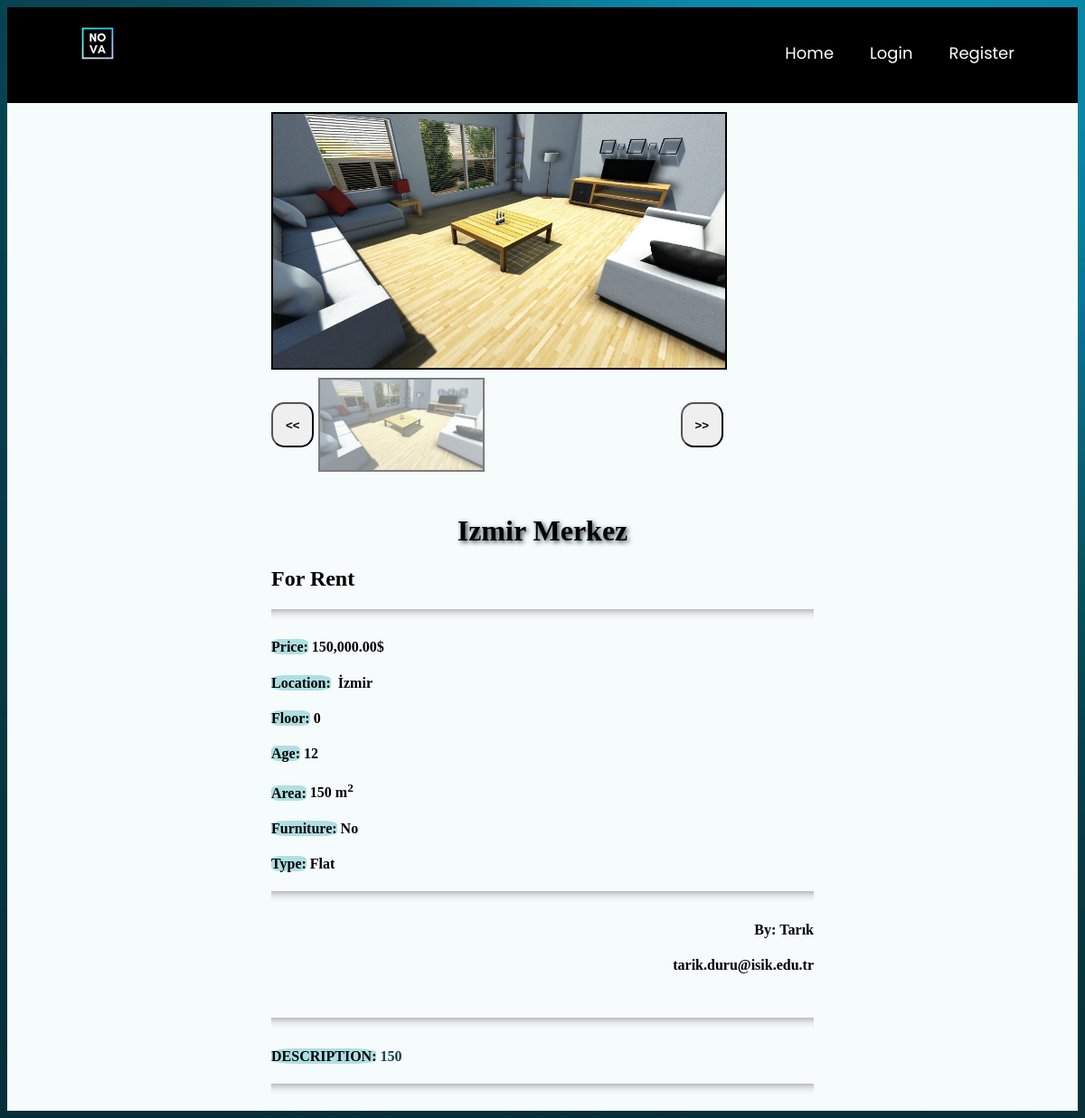
The app's page /product_details/64 with its own data.
### main/models.py (models this page shows, shortened)
class PostImages(models.Model):
    image = models.ImageField(null=True, blank=True)
    gallery = models.ForeignKey(Post,null=True,on_delete= models.CASCADE)

class Post(models.Model):
    ouruser = models.ForeignKey(ourUser, null=True, on_delete=models.CASCADE)
    post_title = models.CharField(max_length=255,null=True)
    post_description = models.TextField()
    price = models.DecimalField(decimal_places=2 , max_digits=12)
    location = models.CharField(max_length=255,null=True,choices=city)
    postType = models.CharField(choices=RorS , max_length=50, null=True , default='For Sale')
    floor = models.DecimalField(decimal_places=0 , max_digits=3 ,null=True)
    building_age = models.DecimalField(decimal_places=0, max_digits=2 , null=True)
    area = models.DecimalField(decimal_places=0,max_digits=4 ,null=True)
    isFurniture = models.CharField(choices=Furniture ,null=True,max_length=50,default="No")
    building_type = models.CharField(choices=b_types ,null=True ,max_length=50)

class ourUser(models.Model):
    user = models.OneToOneField(User, null=True, on_delete=models.CASCADE)  # relation with django's user # will be implemented later
    username = models.CharField(max_length=255,null=True)
    first_name = models.CharField(max_length=255,null=True)
    last_name = models.CharField(max_length=255,null=True)
    email = models.EmailField(max_length=254)

### main/views.py (the view)
# urls.py: path('product_details/<int:pk>', views.productdetails, name="product_details"),
def productdetails(request, pk):
    posts = Post.objects.get(id=pk)
    pimage = PostImages.objects.filter(gallery=posts)
    return render(request, 'main/product_details.html', { 'posts':posts ,'pimage':pimage} )

### main/templates/main/product_details.html (shortened to what this page needs)
<!DOCTYPE html>
{% extends 'main/mainpage.html' %}
{% load static %}
{% load humanize %}
{% block content %}
<html>
<body>
	<div class="bg ">
	<div id="content-wrapper">
		<div class="column">
			<img id=featured src="{% static pimage.first.image.url %}">
			<div id="slide-wrapper"  >
				<button id="slideLeft" class="arrow " > <b><<</b> </button>
				<div id="slider" >
					{% for i in pimage %}
    					<img class="thumbnail" src="{% static i.image.url %}" width="500" height="333">
					{% endfor %}
				</div>
				<button id="slideRight" class="arrow " > <b>>></b> </button>
			</div>
		</div>
		<div class="column ">
			<h1>{{posts.post_title}}</h1>
			<h2>{{posts.postType}}</h2>
			<hr>
			<h4 ><mark>Price:</mark>&nbsp;{{posts.price|intcomma}}$</h4>
			<h4 ><mark>Location:</mark>&nbsp;{{posts.location}}</h4>
			<h4 ><mark>Floor:</mark>&nbsp;{{posts.floor}}</h4>
			<h4 ><mark>Age:</mark>&nbsp;{{posts.building_age}}</h4>
			<h4 ><mark>Area:</mark>&nbsp;{{posts.area}} m<sup>2</sup></h4>
			<h4 ><mark>Furniture:</mark>&nbsp;{{posts.isFurniture}}</h4>
			<h4 ><mark>Type:</mark>&nbsp;{{posts.building_type}}</h4>
			<hr>
			<h4 style="text-align: right;">By:&nbsp;{{posts.ouruser.first_name}}</h4>
			<h4 style="text-align: right;">&nbsp;{{posts.ouruser.email}}</h4>
		</div>
		<div class="column ">
			<hr>
			<h4 class="des"  ><mark>Description:</mark>&nbsp;{{posts.post_description}}</h4>
			<hr>
		</div>
	</div>
	</div>
</body>
{% endblock %}

### main/templates/main/mainpage.html (shortened to what this page needs)
<!DOCTYPE html>
{% load static %}
<html lang="en" dir="ltr">
<head>
</head>
<body class="g">
<nav>
    <div class="logo">
        <a class="navbar-brand pb-2" href="{% url 'homepage' %}"><img src="{% static 'images/nova_logo.gif' %}"
                                                                      style="height: 80px; width: 80px"></a>
    </div>
    <ul>
        <li><a href="/">Home</a></li>
        {% if user.is_authenticated %}
        <li>
            <a href="">Account</a>
            <input type="checkbox" id="btn-1">
            <ul>
                <li><a href="{% url 'logout' %}">Logout</a></li>
            </ul>
        </li>
        <li>
            <a href="{% url 'createpost' %}">Create Post</a>
            <input type="checkbox" id="btn-3">
        </li>
        {% else %}
        <li>
            <a href="{% url 'loginpage' %}">Login</a>
        </li>
        <li>
        <li>
            <a href="{% url 'register' %}">Register</a>
        </li>
        {% endif %}
    </ul>
</nav>
{% block content %}
{% endblock %}
</body>
</html>

### main/templates/main/product_details.html (style rules this page uses)
.bg { background-color: #F6FBFC ; }
.des { text-align: justify; text-transform: uppercase; color: #114045 ; word-wrap:break-word; }
h1 { text-shadow: 2px 2px 5px #2F4345; text-align: center; text-transform: capitalize; }
mark { background-color:#AFDFE3; border-radius: 25%; }
hr { height: 12px; border: 0; box-shadow: inset 0 12px 12px -12px rgba(0, 0, 0, 0.5); }
#content-wrapper { display: flex; flex-wrap: wrap; justify-content: center; align-items: center; }
.column { width: 600px; padding: 10px; }
#featured { max-width: 500px; max-height: 600px; object-fit: cover; cursor: pointer; border: 2px solid black; }
.thumbnail { object-fit: cover; max-width: 180px; max-height: 100px; cursor: pointer; opacity: 0.5; margin: 5px; border: 2px solid black; }
#slide-wrapper { max-width: 500px; display: flex; min-height: 100px; align-items: center; }
#slider { width: 440px; display: flex; flex-wrap: nowrap; overflow-x: auto; cursor: grab; }
.arrow { width: 50px; height: 50px; cursor: pointer; transition: .3s; border-radius:30%; }

### main/templates/main/mainpage.html (style rules this page uses)
nav { margin: 0; padding: 0; user-select: none; box-sizing: border-box; font-family: 'Poppins', sans-serif; }
body.g { background-image: url('/static/images/wallpaper.jpg'); background-size: cover; background-repeat: no-repeat; background-attachment: fixed; }
nav { background: #000000; }
nav:after { content: ''; clear: both; display: table; }
nav .logo { float: left; color: white; font-size: 27px; font-weight: 600; line-height: 70px; padding-left: 60px; }
nav ul { float: right; margin-right: 40px; list-style: none; position: relative; z-index: 10000; }
nav ul li { float: left; display: inline-block; background: #000000; margin: 0 5px; }
nav ul li a { color: white; line-height: 70px; text-decoration: none; font-size: 18px; padding: 8px 15px; }

### records on screen
PostImages: image (picture)
Post: post_title "Izmir Merkez", postType "For Rent", price "150,000.00", location "İzmir", floor "0", building_age "12", area "150", isFurniture "No", building_type "Flat", ouruser.first_name "Tarık", ouruser.email "tarik.duru@isik.edu.tr", post_description "150"
